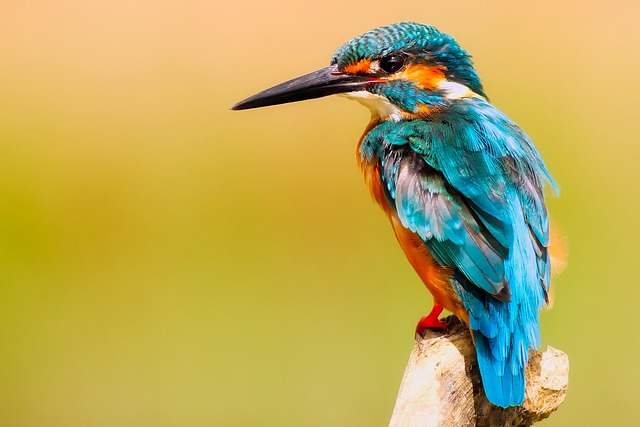
#> input picture image-to-cartoon/kingfisher.jpg, 640 x 427 px
$ python image-to-cartoon.py
#> lines starting #> are read from the running program, lines starting #| are printed output that depends on the picture
import cv2
import os
from pathlib import Path

def find_the_image(file_name, directory_name):
    for path, _, files in os.walk(directory_name):
        for name in files:
            if file_name == name:
                return os.path.join(path, name)
    return None

image_name = input("Image Name(example: kingfisher.jpg):")
#> the answer given: kingfisher.jpg
image_directory = input("Image Location(example: ./ ):")
#> the answer given: .

image_path = Path(find_the_image(image_name, image_directory))
if not image_path:
    print("Image file not found.")
    exit()

color_image = cv2.imread(str(image_path))
#> color_image is the input picture: shape (427, 640, 3); mean B, G, R 89.7, 171.4, 188.7

cartoon_style_selection = input("This script currently has 2 styles. Please type 1 or 2: ")
#> the answer given: 1

if cartoon_style_selection == "1":
    cartoon_image_style_1 = cv2.stylization(color_image, sigma_s=150, sigma_r=0.25)
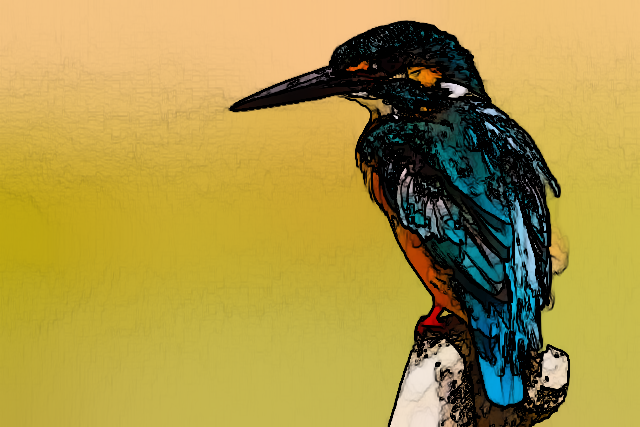
#> cartoon_image_style_1: shape (427, 640, 3); mean B, G, R 70.6, 149.5, 170
    cv2.imshow('cartoon_1', cartoon_image_style_1)
elif cartoon_style_selection == "2":
    cartoon_image_style_2 = cv2.stylization(color_image, sigma_s=1000, sigma_r=1)
    cv2.imshow('cartoon_2', cartoon_image_style_2)
else:
    print("Invalid style selection.")

cv2.waitKey()
cv2.destroyAllWindows()
